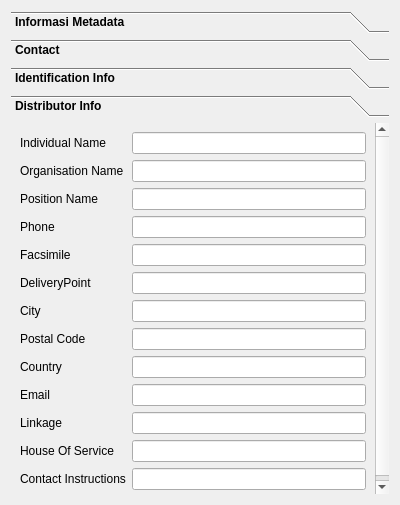
<?xml version="1.0" encoding="UTF-8"?>
<ui version="4.0">
 <class>metadata</class>
 <widget class="QDialog" name="metadata">
  <property name="geometry">
   <rect>
    <x>0</x>
    <y>0</y>
    <width>400</width>
    <height>505</height>
   </rect>
  </property>
  <property name="windowTitle">
   <string>Metadata</string>
  </property>
  <layout class="QVBoxLayout" name="verticalLayout">
   <item>
    <widget class="QToolBox" name="toolBox">
     <property name="font">
      <font>
       <weight>75</weight>
       <bold>true</bold>
      </font>
     </property>
     <property name="cursor">
      <cursorShape>ArrowCursor</cursorShape>
     </property>
     <property name="styleSheet">
      <string notr="true"/>
     </property>
     <property name="currentIndex">
      <number>3</number>
     </property>
     <widget class="QWidget" name="page_4">
      <property name="geometry">
       <rect>
        <x>0</x>
        <y>0</y>
        <width>382</width>
        <height>394</height>
       </rect>
      </property>
      <attribute name="label">
       <string>Informasi Metadata</string>
      </attribute>
      <layout class="QVBoxLayout" name="verticalLayout_5">
       <item>
        <widget class="QLabel" name="label">
         <property name="font">
          <font>
           <weight>50</weight>
           <bold>false</bold>
          </font>
         </property>
         <property name="text">
          <string>Tanggal</string>
         </property>
        </widget>
       </item>
       <item>
        <widget class="QgsDateTimeEdit" name="tanggal">
         <property name="font">
          <font>
           <weight>50</weight>
           <bold>false</bold>
          </font>
         </property>
         <property name="displayFormat">
          <string>M/d/yyyy</string>
         </property>
        </widget>
       </item>
       <item>
        <widget class="QLabel" name="label_15">
         <property name="font">
          <font>
           <weight>50</weight>
           <bold>false</bold>
          </font>
         </property>
         <property name="text">
          <string>Abstrack</string>
         </property>
        </widget>
       </item>
       <item>
        <widget class="QTextEdit" name="input_abstrack">
         <property name="font">
          <font>
           <weight>50</weight>
           <bold>false</bold>
          </font>
         </property>
        </widget>
       </item>
       <item>
        <widget class="QLabel" name="label_17">
         <property name="font">
          <font>
           <weight>50</weight>
           <bold>false</bold>
          </font>
         </property>
         <property name="text">
          <string>Keyword</string>
         </property>
        </widget>
       </item>
       <item>
        <widget class="QComboBox" name="cmb_keyword">
         <property name="font">
          <font>
           <weight>50</weight>
           <bold>false</bold>
          </font>
         </property>
        </widget>
       </item>
       <item>
        <widget class="QLabel" name="label_18">
         <property name="font">
          <font>
           <weight>50</weight>
           <bold>false</bold>
          </font>
         </property>
         <property name="text">
          <string>Informasi Data Constraint</string>
         </property>
        </widget>
       </item>
       <item>
        <widget class="QComboBox" name="cmb_constraint">
         <property name="font">
          <font>
           <weight>50</weight>
           <bold>false</bold>
          </font>
         </property>
         <item>
          <property name="text">
           <string>PUBLIC</string>
          </property>
         </item>
         <item>
          <property name="text">
           <string>GOVERNMENT</string>
          </property>
         </item>
         <item>
          <property name="text">
           <string>PRIVATE</string>
          </property>
         </item>
         <item>
          <property name="text">
           <string>IGSTRATEGIS</string>
          </property>
         </item>
        </widget>
       </item>
      </layout>
     </widget>
     <widget class="QWidget" name="page">
      <property name="geometry">
       <rect>
        <x>0</x>
        <y>0</y>
        <width>382</width>
        <height>394</height>
       </rect>
      </property>
      <property name="font">
       <font>
        <weight>50</weight>
        <bold>false</bold>
       </font>
      </property>
      <attribute name="label">
       <string>Contact</string>
      </attribute>
      <layout class="QVBoxLayout" name="verticalLayout_2">
       <item>
        <layout class="QFormLayout" name="formLayout">
         <item row="1" column="1">
          <widget class="QLineEdit" name="input_organisation_name"/>
         </item>
         <item row="2" column="1">
          <widget class="QLineEdit" name="input_position_name"/>
         </item>
         <item row="0" column="0">
          <widget class="QLabel" name="label_2">
           <property name="text">
            <string>Individual Name</string>
           </property>
          </widget>
         </item>
         <item row="0" column="1">
          <widget class="QLineEdit" name="input_individual_name"/>
         </item>
         <item row="1" column="0">
          <widget class="QLabel" name="label_10">
           <property name="text">
            <string>Organisation Name</string>
           </property>
          </widget>
         </item>
         <item row="3" column="1">
          <widget class="QLineEdit" name="input_phone_name"/>
         </item>
         <item row="2" column="0">
          <widget class="QLabel" name="label_3">
           <property name="text">
            <string>Position Name</string>
           </property>
          </widget>
         </item>
         <item row="3" column="0">
          <widget class="QLabel" name="label_5">
           <property name="text">
            <string>Phone</string>
           </property>
          </widget>
         </item>
         <item row="4" column="0">
          <widget class="QLabel" name="label_6">
           <property name="text">
            <string>Facsimile</string>
           </property>
          </widget>
         </item>
         <item row="4" column="1">
          <widget class="QLineEdit" name="input_fax_name"/>
         </item>
         <item row="5" column="0">
          <widget class="QLabel" name="label_7">
           <property name="text">
            <string>DeliveryPoint</string>
           </property>
          </widget>
         </item>
         <item row="6" column="0">
          <widget class="QLabel" name="label_8">
           <property name="text">
            <string>City</string>
           </property>
          </widget>
         </item>
         <item row="7" column="0">
          <widget class="QLabel" name="label_9">
           <property name="text">
            <string>Postal Code</string>
           </property>
          </widget>
         </item>
         <item row="8" column="0">
          <widget class="QLabel" name="label_4">
           <property name="text">
            <string>Country</string>
           </property>
          </widget>
         </item>
         <item row="9" column="0">
          <widget class="QLabel" name="label_11">
           <property name="text">
            <string>Email</string>
           </property>
          </widget>
         </item>
         <item row="10" column="0">
          <widget class="QLabel" name="label_12">
           <property name="text">
            <string>Linkage</string>
           </property>
          </widget>
         </item>
         <item row="11" column="0">
          <widget class="QLabel" name="label_13">
           <property name="text">
            <string>House Of Service</string>
           </property>
          </widget>
         </item>
         <item row="5" column="1">
          <widget class="QLineEdit" name="input_deliver_name"/>
         </item>
         <item row="6" column="1">
          <widget class="QLineEdit" name="input_city_name"/>
         </item>
         <item row="7" column="1">
          <widget class="QLineEdit" name="input_postal_name"/>
         </item>
         <item row="8" column="1">
          <widget class="QLineEdit" name="input_country_name"/>
         </item>
         <item row="9" column="1">
          <widget class="QLineEdit" name="input_email_name"/>
         </item>
         <item row="10" column="1">
          <widget class="QLineEdit" name="input_linkage_name"/>
         </item>
         <item row="11" column="1">
          <widget class="QLineEdit" name="input_house_name"/>
         </item>
         <item row="12" column="0">
          <widget class="QLabel" name="label_14">
           <property name="text">
            <string>Contact Instructions</string>
           </property>
          </widget>
         </item>
         <item row="12" column="1">
          <widget class="QLineEdit" name="input_contact_name"/>
         </item>
        </layout>
       </item>
      </layout>
     </widget>
     <widget class="QWidget" name="page_2">
      <property name="geometry">
       <rect>
        <x>0</x>
        <y>0</y>
        <width>382</width>
        <height>394</height>
       </rect>
      </property>
      <attribute name="label">
       <string>Identification Info</string>
      </attribute>
      <layout class="QVBoxLayout" name="verticalLayout_3">
       <item>
        <layout class="QFormLayout" name="formLayout_2">
         <item row="0" column="0">
          <widget class="QLabel" name="label_16">
           <property name="styleSheet">
            <string notr="true">padding:0px 35px</string>
           </property>
           <property name="text">
            <string>Title</string>
           </property>
          </widget>
         </item>
         <item row="0" column="1">
          <widget class="QLineEdit" name="input_title_identification"/>
         </item>
        </layout>
       </item>
      </layout>
     </widget>
     <widget class="QWidget" name="page_3">
      <property name="geometry">
       <rect>
        <x>0</x>
        <y>0</y>
        <width>382</width>
        <height>379</height>
       </rect>
      </property>
      <attribute name="label">
       <string>Distributor Info</string>
      </attribute>
      <layout class="QVBoxLayout" name="verticalLayout_4">
       <item>
        <layout class="QFormLayout" name="formLayout_4">
         <item row="1" column="1">
          <widget class="QLineEdit" name="input_organisation_distributor"/>
         </item>
         <item row="2" column="1">
          <widget class="QLineEdit" name="input_position_distributor"/>
         </item>
         <item row="0" column="0">
          <widget class="QLabel" name="label_19">
           <property name="font">
            <font>
             <weight>50</weight>
             <bold>false</bold>
            </font>
           </property>
           <property name="text">
            <string>Individual Name</string>
           </property>
          </widget>
         </item>
         <item row="0" column="1">
          <widget class="QLineEdit" name="input_name_distributor"/>
         </item>
         <item row="1" column="0">
          <widget class="QLabel" name="label_20">
           <property name="font">
            <font>
             <weight>50</weight>
             <bold>false</bold>
            </font>
           </property>
           <property name="text">
            <string>Organisation Name</string>
           </property>
          </widget>
         </item>
         <item row="3" column="1">
          <widget class="QLineEdit" name="input_phone_distributor"/>
         </item>
         <item row="2" column="0">
          <widget class="QLabel" name="label_21">
           <property name="font">
            <font>
             <weight>50</weight>
             <bold>false</bold>
            </font>
           </property>
           <property name="text">
            <string>Position Name</string>
           </property>
          </widget>
         </item>
         <item row="3" column="0">
          <widget class="QLabel" name="label_22">
           <property name="font">
            <font>
             <weight>50</weight>
             <bold>false</bold>
            </font>
           </property>
           <property name="text">
            <string>Phone</string>
           </property>
          </widget>
         </item>
         <item row="4" column="0">
          <widget class="QLabel" name="label_23">
           <property name="font">
            <font>
             <weight>50</weight>
             <bold>false</bold>
            </font>
           </property>
           <property name="text">
            <string>Facsimile</string>
           </property>
          </widget>
         </item>
         <item row="4" column="1">
          <widget class="QLineEdit" name="input_fax_distributor"/>
         </item>
         <item row="5" column="0">
          <widget class="QLabel" name="label_24">
           <property name="font">
            <font>
             <weight>50</weight>
             <bold>false</bold>
            </font>
           </property>
           <property name="text">
            <string>DeliveryPoint</string>
           </property>
          </widget>
         </item>
         <item row="6" column="0">
          <widget class="QLabel" name="label_25">
           <property name="font">
            <font>
             <weight>50</weight>
             <bold>false</bold>
            </font>
           </property>
           <property name="text">
            <string>City</string>
           </property>
          </widget>
         </item>
         <item row="7" column="0">
          <widget class="QLabel" name="label_26">
           <property name="font">
            <font>
             <weight>50</weight>
             <bold>false</bold>
            </font>
           </property>
           <property name="text">
            <string>Postal Code</string>
           </property>
          </widget>
         </item>
         <item row="8" column="0">
          <widget class="QLabel" name="label_27">
           <property name="font">
            <font>
             <weight>50</weight>
             <bold>false</bold>
            </font>
           </property>
           <property name="text">
            <string>Country</string>
           </property>
          </widget>
         </item>
         <item row="9" column="0">
          <widget class="QLabel" name="label_28">
           <property name="font">
            <font>
             <weight>50</weight>
             <bold>false</bold>
            </font>
           </property>
           <property name="text">
            <string>Email</string>
           </property>
          </widget>
         </item>
         <item row="10" column="0">
          <widget class="QLabel" name="label_29">
           <property name="font">
            <font>
             <weight>50</weight>
             <bold>false</bold>
            </font>
           </property>
           <property name="text">
            <string>Linkage</string>
           </property>
          </widget>
         </item>
         <item row="11" column="0">
          <widget class="QLabel" name="label_30">
           <property name="font">
            <font>
             <weight>50</weight>
             <bold>false</bold>
            </font>
           </property>
           <property name="text">
            <string>House Of Service</string>
           </property>
          </widget>
         </item>
         <item row="5" column="1">
          <widget class="QLineEdit" name="input_delivery_distributor"/>
         </item>
         <item row="6" column="1">
          <widget class="QLineEdit" name="input_city_distributor"/>
         </item>
         <item row="7" column="1">
          <widget class="QLineEdit" name="input_postal_distributor"/>
         </item>
         <item row="8" column="1">
          <widget class="QLineEdit" name="input_country_distributor"/>
         </item>
         <item row="9" column="1">
          <widget class="QLineEdit" name="input_email_distributor"/>
         </item>
         <item row="10" column="1">
          <widget class="QLineEdit" name="input_linkage_distributor"/>
         </item>
         <item row="11" column="1">
          <widget class="QLineEdit" name="input_house_distributor"/>
         </item>
         <item row="12" column="0">
          <widget class="QLabel" name="label_31">
           <property name="font">
            <font>
             <weight>50</weight>
             <bold>false</bold>
            </font>
           </property>
           <property name="text">
            <string>Contact Instructions</string>
           </property>
          </widget>
         </item>
         <item row="12" column="1">
          <widget class="QLineEdit" name="input_contact_distributor"/>
         </item>
        </layout>
       </item>
      </layout>
     </widget>
    </widget>
   </item>
  </layout>
 </widget>
 <customwidgets>
  <customwidget>
   <class>QgsDateTimeEdit</class>
   <extends>QDateTimeEdit</extends>
   <header>qgsdatetimeedit.h</header>
  </customwidget>
 </customwidgets>
 <resources/>
 <connections/>
</ui>
